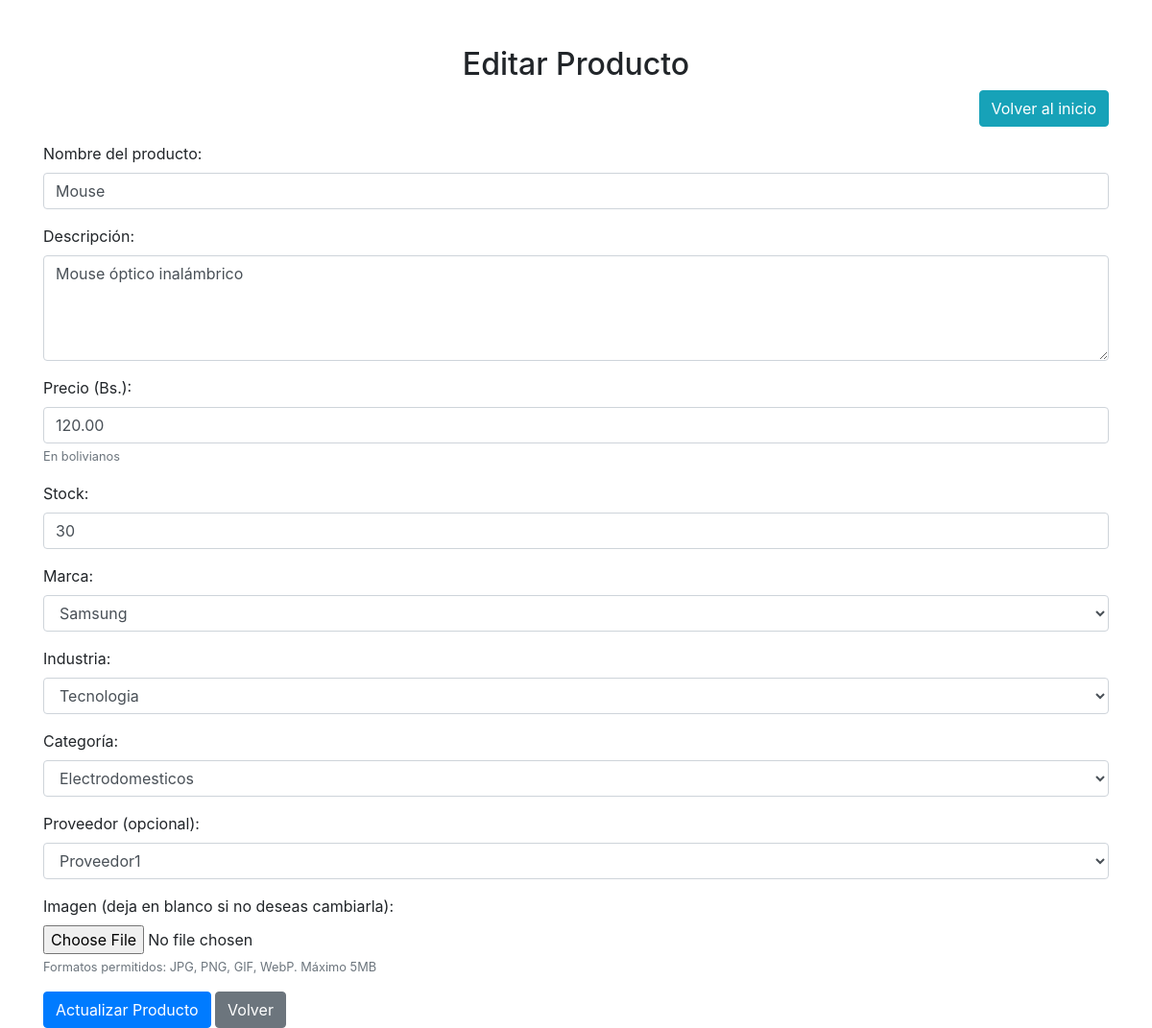
The app's page /admin/editar_producto.php?id=2 (signed in) with its own data.
### tables this page shows
CREATE TABLE productos (
    id_producto INT AUTO_INCREMENT PRIMARY KEY,
    nombre VARCHAR(150) NOT NULL,
    descripcion VARCHAR(300),
    precio DECIMAL(10,2) NOT NULL,
    imagen LONGTEXT,
    estado VARCHAR(20) NOT NULL DEFAULT 'activo',
    stock INT NOT NULL DEFAULT 0,
    id_marca INT NOT NULL,
    id_industria INT NOT NULL,
    id_categoria INT NOT NULL,
    id_proveedor INT,
    FOREIGN KEY (id_marca) REFERENCES Marca(id_marca),
    FOREIGN KEY (id_industria) REFERENCES Industria(id_industria),
    FOREIGN KEY (id_categoria) REFERENCES Categoria(id_categoria),
    FOREIGN KEY (id_proveedor) REFERENCES Proveedor(id_proveedor)
);

CREATE TABLE Marca (
    id_marca INT AUTO_INCREMENT PRIMARY KEY,
    nombre VARCHAR(30) NOT NULL UNIQUE
);

CREATE TABLE Industria (
    id_industria INT AUTO_INCREMENT PRIMARY KEY,
    nombre VARCHAR(30) NOT NULL UNIQUE
);

CREATE TABLE Categoria (
    id_categoria INT AUTO_INCREMENT PRIMARY KEY,
    nombre VARCHAR(30) NOT NULL UNIQUE
);

CREATE TABLE Proveedor (
    id_proveedor INT AUTO_INCREMENT PRIMARY KEY,
    nombre VARCHAR(50) NOT NULL,
    direccion VARCHAR(100),
    telefono VARCHAR(20)
);

### Controlador/ProductoControlador.php (called while the page is built, shortened)
<?php
require_once __DIR__ . '/../Modelo/ProductoModelo.php';
class ProductoControlador
{
    private ProductoModelo $modelo;
    public function __construct(mysqli $conexion)
    {
        $this->modelo = new ProductoModelo($conexion);
    }
    public function obtenerProducto(int $idProducto): ?array
    {
        return $this->modelo->obtenerPorId($idProducto);
    }
}

### Modelo/ProductoModelo.php (called while the page is built, shortened)
<?php
class ProductoModelo
{
    private mysqli $conexion;
    public function __construct(mysqli $conexion)
    {
        $this->conexion = $conexion;
    }
    public function obtenerPorId(int $idProducto): ?array
    {
        $stmt = $this->conexion->prepare('SELECT * FROM productos WHERE id_producto = ? LIMIT 1');
        $stmt->bind_param('i', $idProducto);
        $stmt->execute();
        $resultado = $stmt->get_result();
        $producto = $resultado ? $resultado->fetch_assoc() : null;
        return $producto ?: null;
    }
}

### admin/editar_producto.php (the view, shortened to what this page needs)
<?php
include '../incluir/conexion.php';
require_once '../Controlador/ProductoControlador.php';
$productoControlador = new ProductoControlador($conexion);
if (isset($_GET['id'])) {
    $id_producto = (int)$_GET['id'];
    $producto = $productoControlador->obtenerProducto($id_producto);
} else {
    header("Location: gestion_productos.php");
    exit();
}
$marcas = $conexion->query("SELECT id_marca, nombre FROM Marca ORDER BY nombre")?->fetch_all(MYSQLI_ASSOC) ?? [];
$industrias = $conexion->query("SELECT id_industria, nombre FROM Industria ORDER BY nombre")?->fetch_all(MYSQLI_ASSOC) ?? [];
$categorias = $conexion->query("SELECT id_categoria, nombre FROM Categoria ORDER BY nombre")?->fetch_all(MYSQLI_ASSOC) ?? [];
$proveedores = $conexion->query("SELECT id_proveedor, nombre FROM Proveedor ORDER BY nombre")?->fetch_all(MYSQLI_ASSOC) ?? [];
?>
<!DOCTYPE html>
<html lang="es">
<head>
    <link rel="stylesheet" href="https://stackpath.bootstrapcdn.com/bootstrap/4.5.2/css/bootstrap.min.css">
</head>
<body>
    <div class="container mt-5">
        <h2 class="text-center">Editar Producto</h2>
        <div class="text-right mb-3">
            <a href="../index.php" class="btn btn-info">Volver al inicio</a>
        </div>
        <form action="" method="POST" enctype="multipart/form-data" id="formProducto">
            <div class="form-group">
                <label for="nombre">Nombre del producto:</label>
                <input type="text" class="form-control" id="nombre" name="nombre" value="<?php echo htmlspecialchars($producto['nombre']); ?>" required minlength="3" maxlength="255">
            </div>
            <div class="form-group">
                <label for="descripcion">Descripción:</label>
                <textarea class="form-control" id="descripcion" name="descripcion" required minlength="5" rows="4"><?php echo htmlspecialchars($producto['descripcion']); ?></textarea>
            </div>
            <div class="form-group">
                <label for="precio">Precio (Bs.):</label>
                <input type="number" step="0.01" class="form-control" id="precio" name="precio" value="<?php echo htmlspecialchars($producto['precio']); ?>" placeholder="ej: 1499.99" required min="0.01">
                <small class="form-text text-muted">En bolivianos</small>
            </div>
            <div class="form-group">
                <label for="stock">Stock:</label>
                <input type="number" class="form-control" id="stock" name="stock" value="<?php echo htmlspecialchars($producto['stock']); ?>" required min="0">
            </div>
            <div class="form-group">
                <label for="id_marca">Marca:</label>
                <select class="form-control" id="id_marca" name="id_marca" required>
                    <?php foreach ($marcas as $marca): ?>
                        <option value="<?php echo (int)$marca['id_marca']; ?>" <?php echo ((int)$marca['id_marca'] === (int)$producto['id_marca']) ? 'selected' : ''; ?>>
                            <?php echo htmlspecialchars($marca['nombre']); ?>
                        </option>
                    <?php endforeach; ?>
                </select>
            </div>
            <div class="form-group">
                <label for="id_industria">Industria:</label>
                <select class="form-control" id="id_industria" name="id_industria" required>
                    <?php foreach ($industrias as $industria): ?>
                        <option value="<?php echo (int)$industria['id_industria']; ?>" <?php echo ((int)$industria['id_industria'] === (int)$producto['id_industria']) ? 'selected' : ''; ?>>
                            <?php echo htmlspecialchars($industria['nombre']); ?>
                        </option>
                    <?php endforeach; ?>
                </select>
            </div>
            <div class="form-group">
                <label for="id_categoria">Categoría:</label>
                <select class="form-control" id="id_categoria" name="id_categoria" required>
                    <?php foreach ($categorias as $categoria): ?>
                        <option value="<?php echo (int)$categoria['id_categoria']; ?>" <?php echo ((int)$categoria['id_categoria'] === (int)$producto['id_categoria']) ? 'selected' : ''; ?>>
                            <?php echo htmlspecialchars($categoria['nombre']); ?>
                        </option>
                    <?php endforeach; ?>
                </select>
            </div>
            <div class="form-group">
                <label for="id_proveedor">Proveedor (opcional):</label>
                <select class="form-control" id="id_proveedor" name="id_proveedor">
                    <?php foreach ($proveedores as $proveedor): ?>
                        <option value="<?php echo (int)$proveedor['id_proveedor']; ?>" <?php echo ($producto['id_proveedor'] && (int)$proveedor['id_proveedor'] === (int)$producto['id_proveedor']) ? 'selected' : ''; ?>>
                            <?php echo htmlspecialchars($proveedor['nombre']); ?>
                        </option>
                    <?php endforeach; ?>
                </select>
            </div>
            <div class="form-group">
                <label for="imagen">Imagen (deja en blanco si no deseas cambiarla):</label>
                <input type="file" class="form-control-file" id="imagen" name="imagen" accept="image/*">
                <small class="form-text text-muted">Formatos permitidos: JPG, PNG, GIF, WebP. Máximo 5MB</small>
            </div>
            <button type="submit" class="btn btn-primary">Actualizar Producto</button>
            <a href="gestion_productos.php" class="btn btn-secondary">Volver</a>
        </form>
    </div>
</body>
</html>

### records on screen
productos: nombre "Mouse", descripcion "Mouse óptico inalámbrico", precio "120.00", stock "30", id_marca "Samsung", id_industria "Tecnologia", id_categoria "Electrodomesticos", id_proveedor "Proveedor1"
